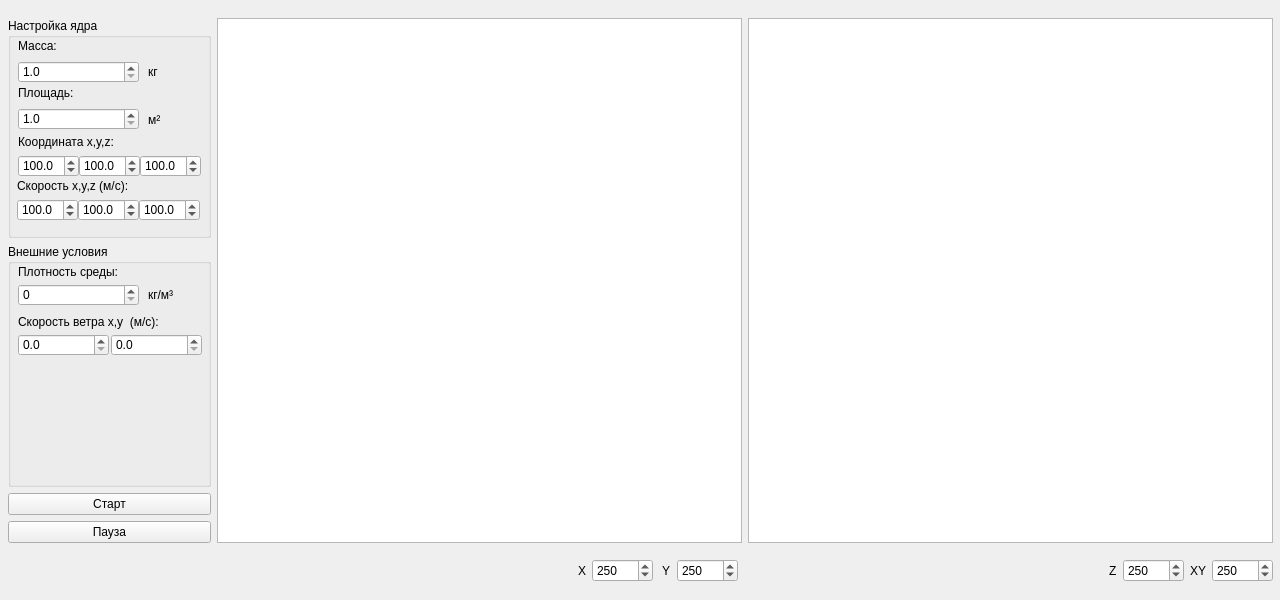
<?xml version="1.0" encoding="UTF-8"?>
<ui version="4.0">
 <class>form</class>
 <widget class="QWidget" name="form">
  <property name="geometry">
   <rect>
    <x>0</x>
    <y>0</y>
    <width>1280</width>
    <height>600</height>
   </rect>
  </property>
  <property name="sizePolicy">
   <sizepolicy hsizetype="Expanding" vsizetype="Ignored">
    <horstretch>0</horstretch>
    <verstretch>0</verstretch>
   </sizepolicy>
  </property>
  <property name="maximumSize">
   <size>
    <width>1280</width>
    <height>600</height>
   </size>
  </property>
  <property name="windowTitle">
   <string>form</string>
  </property>
  <widget class="QWidget" name="verticalLayoutWidget">
   <property name="geometry">
    <rect>
     <x>0</x>
     <y>0</y>
     <width>1281</width>
     <height>601</height>
    </rect>
   </property>
   <layout class="QVBoxLayout" name="verticalLayout">
    <property name="leftMargin">
     <number>8</number>
    </property>
    <property name="topMargin">
     <number>8</number>
    </property>
    <property name="rightMargin">
     <number>8</number>
    </property>
    <property name="bottomMargin">
     <number>8</number>
    </property>
    <item>
     <layout class="QHBoxLayout" name="horizontalLayout_3">
      <property name="spacing">
       <number>6</number>
      </property>
      <property name="sizeConstraint">
       <enum>QLayout::SetDefaultConstraint</enum>
      </property>
      <item>
       <layout class="QVBoxLayout" name="verticalLayout_4" stretch="0,0,0,0">
        <property name="spacing">
         <number>6</number>
        </property>
        <item>
         <widget class="QGroupBox" name="groupBox_5">
          <property name="enabled">
           <bool>true</bool>
          </property>
          <property name="sizePolicy">
           <sizepolicy hsizetype="Preferred" vsizetype="Fixed">
            <horstretch>0</horstretch>
            <verstretch>0</verstretch>
           </sizepolicy>
          </property>
          <property name="minimumSize">
           <size>
            <width>0</width>
            <height>220</height>
           </size>
          </property>
          <property name="maximumSize">
           <size>
            <width>16777215</width>
            <height>16777215</height>
           </size>
          </property>
          <property name="title">
           <string>Настройка ядра</string>
          </property>
          <widget class="QLabel" name="label_3">
           <property name="geometry">
            <rect>
             <x>10</x>
             <y>20</y>
             <width>91</width>
             <height>16</height>
            </rect>
           </property>
           <property name="text">
            <string>Масса:</string>
           </property>
          </widget>
          <widget class="QLabel" name="label_4">
           <property name="geometry">
            <rect>
             <x>10</x>
             <y>116</y>
             <width>161</width>
             <height>16</height>
            </rect>
           </property>
           <property name="text">
            <string>Координата x,y,z:</string>
           </property>
          </widget>
          <widget class="QDoubleSpinBox" name="M">
           <property name="geometry">
            <rect>
             <x>10</x>
             <y>43</y>
             <width>121</width>
             <height>22</height>
            </rect>
           </property>
           <property name="decimals">
            <number>1</number>
           </property>
           <property name="minimum">
            <double>1.000000000000000</double>
           </property>
           <property name="maximum">
            <double>10000000.000000000000000</double>
           </property>
          </widget>
          <widget class="QDoubleSpinBox" name="X">
           <property name="geometry">
            <rect>
             <x>10</x>
             <y>137</y>
             <width>61</width>
             <height>22</height>
            </rect>
           </property>
           <property name="decimals">
            <number>1</number>
           </property>
           <property name="minimum">
            <double>0.000000000000000</double>
           </property>
           <property name="maximum">
            <double>10000000.000000000000000</double>
           </property>
           <property name="value">
            <double>100.000000000000000</double>
           </property>
          </widget>
          <widget class="QLabel" name="label_9">
           <property name="geometry">
            <rect>
             <x>10</x>
             <y>67</y>
             <width>91</width>
             <height>16</height>
            </rect>
           </property>
           <property name="text">
            <string>Площадь:</string>
           </property>
          </widget>
          <widget class="QDoubleSpinBox" name="S">
           <property name="geometry">
            <rect>
             <x>10</x>
             <y>90</y>
             <width>121</width>
             <height>22</height>
            </rect>
           </property>
           <property name="decimals">
            <number>1</number>
           </property>
           <property name="minimum">
            <double>1.000000000000000</double>
           </property>
           <property name="maximum">
            <double>10000000.000000000000000</double>
           </property>
          </widget>
          <widget class="QLabel" name="label_11">
           <property name="geometry">
            <rect>
             <x>140</x>
             <y>47</y>
             <width>47</width>
             <height>13</height>
            </rect>
           </property>
           <property name="text">
            <string>кг</string>
           </property>
          </widget>
          <widget class="QLabel" name="label_12">
           <property name="geometry">
            <rect>
             <x>140</x>
             <y>95</y>
             <width>47</width>
             <height>13</height>
            </rect>
           </property>
           <property name="text">
            <string>м²</string>
           </property>
          </widget>
          <widget class="QDoubleSpinBox" name="Y">
           <property name="geometry">
            <rect>
             <x>71</x>
             <y>137</y>
             <width>61</width>
             <height>22</height>
            </rect>
           </property>
           <property name="decimals">
            <number>1</number>
           </property>
           <property name="minimum">
            <double>0.000000000000000</double>
           </property>
           <property name="maximum">
            <double>10000000.000000000000000</double>
           </property>
           <property name="value">
            <double>100.000000000000000</double>
           </property>
          </widget>
          <widget class="QDoubleSpinBox" name="Z">
           <property name="geometry">
            <rect>
             <x>132</x>
             <y>137</y>
             <width>61</width>
             <height>22</height>
            </rect>
           </property>
           <property name="decimals">
            <number>1</number>
           </property>
           <property name="minimum">
            <double>0.000000000000000</double>
           </property>
           <property name="maximum">
            <double>10000000.000000000000000</double>
           </property>
           <property name="value">
            <double>100.000000000000000</double>
           </property>
          </widget>
          <widget class="QDoubleSpinBox" name="xV">
           <property name="geometry">
            <rect>
             <x>9</x>
             <y>181</y>
             <width>61</width>
             <height>22</height>
            </rect>
           </property>
           <property name="decimals">
            <number>1</number>
           </property>
           <property name="minimum">
            <double>0.000000000000000</double>
           </property>
           <property name="maximum">
            <double>10000000.000000000000000</double>
           </property>
           <property name="value">
            <double>100.000000000000000</double>
           </property>
          </widget>
          <widget class="QLabel" name="label_5">
           <property name="geometry">
            <rect>
             <x>9</x>
             <y>160</y>
             <width>161</width>
             <height>16</height>
            </rect>
           </property>
           <property name="text">
            <string>Скорость x,y,z (м/с):</string>
           </property>
          </widget>
          <widget class="QDoubleSpinBox" name="zV">
           <property name="geometry">
            <rect>
             <x>131</x>
             <y>181</y>
             <width>61</width>
             <height>22</height>
            </rect>
           </property>
           <property name="decimals">
            <number>1</number>
           </property>
           <property name="minimum">
            <double>0.000000000000000</double>
           </property>
           <property name="maximum">
            <double>10000000.000000000000000</double>
           </property>
           <property name="value">
            <double>100.000000000000000</double>
           </property>
          </widget>
          <widget class="QDoubleSpinBox" name="yV">
           <property name="geometry">
            <rect>
             <x>70</x>
             <y>181</y>
             <width>61</width>
             <height>22</height>
            </rect>
           </property>
           <property name="decimals">
            <number>1</number>
           </property>
           <property name="minimum">
            <double>0.000000000000000</double>
           </property>
           <property name="maximum">
            <double>10000000.000000000000000</double>
           </property>
           <property name="value">
            <double>100.000000000000000</double>
           </property>
          </widget>
         </widget>
        </item>
        <item>
         <widget class="QGroupBox" name="groupBox">
          <property name="sizePolicy">
           <sizepolicy hsizetype="Preferred" vsizetype="Preferred">
            <horstretch>0</horstretch>
            <verstretch>0</verstretch>
           </sizepolicy>
          </property>
          <property name="minimumSize">
           <size>
            <width>0</width>
            <height>0</height>
           </size>
          </property>
          <property name="maximumSize">
           <size>
            <width>16777215</width>
            <height>16777215</height>
           </size>
          </property>
          <property name="title">
           <string>Внешние условия</string>
          </property>
          <widget class="QLabel" name="label_7">
           <property name="geometry">
            <rect>
             <x>10</x>
             <y>20</y>
             <width>101</width>
             <height>16</height>
            </rect>
           </property>
           <property name="text">
            <string>Плотность среды:</string>
           </property>
          </widget>
          <widget class="QSpinBox" name="p">
           <property name="geometry">
            <rect>
             <x>10</x>
             <y>40</y>
             <width>121</width>
             <height>22</height>
            </rect>
           </property>
           <property name="maximum">
            <number>10000000</number>
           </property>
          </widget>
          <widget class="QDoubleSpinBox" name="xVv">
           <property name="geometry">
            <rect>
             <x>10</x>
             <y>90</y>
             <width>91</width>
             <height>22</height>
            </rect>
           </property>
           <property name="decimals">
            <number>1</number>
           </property>
           <property name="maximum">
            <double>10000000.000000000000000</double>
           </property>
          </widget>
          <widget class="QLabel" name="label_8">
           <property name="geometry">
            <rect>
             <x>10</x>
             <y>70</y>
             <width>141</width>
             <height>16</height>
            </rect>
           </property>
           <property name="text">
            <string>Скорость ветра x,y  (м/с):</string>
           </property>
          </widget>
          <widget class="QLabel" name="label_17">
           <property name="geometry">
            <rect>
             <x>140</x>
             <y>44</y>
             <width>47</width>
             <height>13</height>
            </rect>
           </property>
           <property name="text">
            <string>кг/м³</string>
           </property>
          </widget>
          <widget class="QDoubleSpinBox" name="yVv">
           <property name="geometry">
            <rect>
             <x>103</x>
             <y>90</y>
             <width>91</width>
             <height>22</height>
            </rect>
           </property>
           <property name="decimals">
            <number>1</number>
           </property>
           <property name="maximum">
            <double>10000000.000000000000000</double>
           </property>
          </widget>
         </widget>
        </item>
        <item>
         <widget class="QPushButton" name="start">
          <property name="enabled">
           <bool>true</bool>
          </property>
          <property name="minimumSize">
           <size>
            <width>0</width>
            <height>0</height>
           </size>
          </property>
          <property name="maximumSize">
           <size>
            <width>16777215</width>
            <height>16777215</height>
           </size>
          </property>
          <property name="text">
           <string>Старт</string>
          </property>
         </widget>
        </item>
        <item>
         <widget class="QPushButton" name="stop">
          <property name="enabled">
           <bool>true</bool>
          </property>
          <property name="maximumSize">
           <size>
            <width>16777215</width>
            <height>16777215</height>
           </size>
          </property>
          <property name="text">
           <string>Пауза</string>
          </property>
         </widget>
        </item>
       </layout>
      </item>
      <item>
       <widget class="QChartView" name="graphicsView_1">
        <property name="enabled">
         <bool>true</bool>
        </property>
        <property name="sizePolicy">
         <sizepolicy hsizetype="Expanding" vsizetype="Expanding">
          <horstretch>0</horstretch>
          <verstretch>0</verstretch>
         </sizepolicy>
        </property>
        <property name="maximumSize">
         <size>
          <width>525</width>
          <height>525</height>
         </size>
        </property>
       </widget>
      </item>
      <item>
       <widget class="QChartView" name="graphicsView_2">
        <property name="enabled">
         <bool>true</bool>
        </property>
        <property name="sizePolicy">
         <sizepolicy hsizetype="Expanding" vsizetype="Expanding">
          <horstretch>0</horstretch>
          <verstretch>0</verstretch>
         </sizepolicy>
        </property>
        <property name="maximumSize">
         <size>
          <width>525</width>
          <height>525</height>
         </size>
        </property>
       </widget>
      </item>
     </layout>
    </item>
    <item>
     <layout class="QHBoxLayout" name="horizontalLayout_4">
      <property name="leftMargin">
       <number>0</number>
      </property>
      <property name="topMargin">
       <number>0</number>
      </property>
      <property name="rightMargin">
       <number>0</number>
      </property>
      <item>
       <widget class="QLabel" name="status">
        <property name="text">
         <string/>
        </property>
       </widget>
      </item>
      <item>
       <spacer name="horizontalSpacer">
        <property name="orientation">
         <enum>Qt::Horizontal</enum>
        </property>
        <property name="sizeHint" stdset="0">
         <size>
          <width>40</width>
          <height>20</height>
         </size>
        </property>
       </spacer>
      </item>
      <item>
       <widget class="QLabel" name="label_10">
        <property name="text">
         <string>X</string>
        </property>
       </widget>
      </item>
      <item>
       <widget class="QSpinBox" name="x_axis">
        <property name="minimumSize">
         <size>
          <width>60</width>
          <height>0</height>
         </size>
        </property>
        <property name="minimum">
         <number>10</number>
        </property>
        <property name="maximum">
         <number>10000</number>
        </property>
        <property name="value">
         <number>250</number>
        </property>
       </widget>
      </item>
      <item>
       <widget class="QLabel" name="label_6">
        <property name="text">
         <string> Y</string>
        </property>
       </widget>
      </item>
      <item>
       <widget class="QSpinBox" name="y_axis">
        <property name="sizePolicy">
         <sizepolicy hsizetype="Minimum" vsizetype="Fixed">
          <horstretch>0</horstretch>
          <verstretch>0</verstretch>
         </sizepolicy>
        </property>
        <property name="minimumSize">
         <size>
          <width>60</width>
          <height>0</height>
         </size>
        </property>
        <property name="maximumSize">
         <size>
          <width>200</width>
          <height>16777215</height>
         </size>
        </property>
        <property name="baseSize">
         <size>
          <width>0</width>
          <height>0</height>
         </size>
        </property>
        <property name="minimum">
         <number>10</number>
        </property>
        <property name="maximum">
         <number>10000</number>
        </property>
        <property name="value">
         <number>250</number>
        </property>
       </widget>
      </item>
      <item>
       <spacer name="horizontalSpacer_2">
        <property name="orientation">
         <enum>Qt::Horizontal</enum>
        </property>
        <property name="sizeType">
         <enum>QSizePolicy::Fixed</enum>
        </property>
        <property name="sizeHint" stdset="0">
         <size>
          <width>365</width>
          <height>20</height>
         </size>
        </property>
       </spacer>
      </item>
      <item>
       <widget class="QLabel" name="label">
        <property name="text">
         <string>Z</string>
        </property>
       </widget>
      </item>
      <item>
       <widget class="QSpinBox" name="z_axis">
        <property name="sizePolicy">
         <sizepolicy hsizetype="Minimum" vsizetype="Fixed">
          <horstretch>0</horstretch>
          <verstretch>0</verstretch>
         </sizepolicy>
        </property>
        <property name="minimumSize">
         <size>
          <width>60</width>
          <height>0</height>
         </size>
        </property>
        <property name="maximumSize">
         <size>
          <width>200</width>
          <height>16777215</height>
         </size>
        </property>
        <property name="baseSize">
         <size>
          <width>0</width>
          <height>0</height>
         </size>
        </property>
        <property name="minimum">
         <number>10</number>
        </property>
        <property name="maximum">
         <number>10000</number>
        </property>
        <property name="value">
         <number>250</number>
        </property>
       </widget>
      </item>
      <item>
       <widget class="QLabel" name="label_2">
        <property name="text">
         <string>XY</string>
        </property>
       </widget>
      </item>
      <item>
       <widget class="QSpinBox" name="xy_axis">
        <property name="minimumSize">
         <size>
          <width>60</width>
          <height>0</height>
         </size>
        </property>
        <property name="minimum">
         <number>10</number>
        </property>
        <property name="maximum">
         <number>10000</number>
        </property>
        <property name="value">
         <number>250</number>
        </property>
       </widget>
      </item>
     </layout>
    </item>
   </layout>
  </widget>
 </widget>
 <layoutdefault spacing="6" margin="11"/>
 <customwidgets>
  <customwidget>
   <class>QChartView</class>
   <extends>QGraphicsView</extends>
   <header>QtCharts</header>
  </customwidget>
 </customwidgets>
 <resources/>
 <connections/>
</ui>
